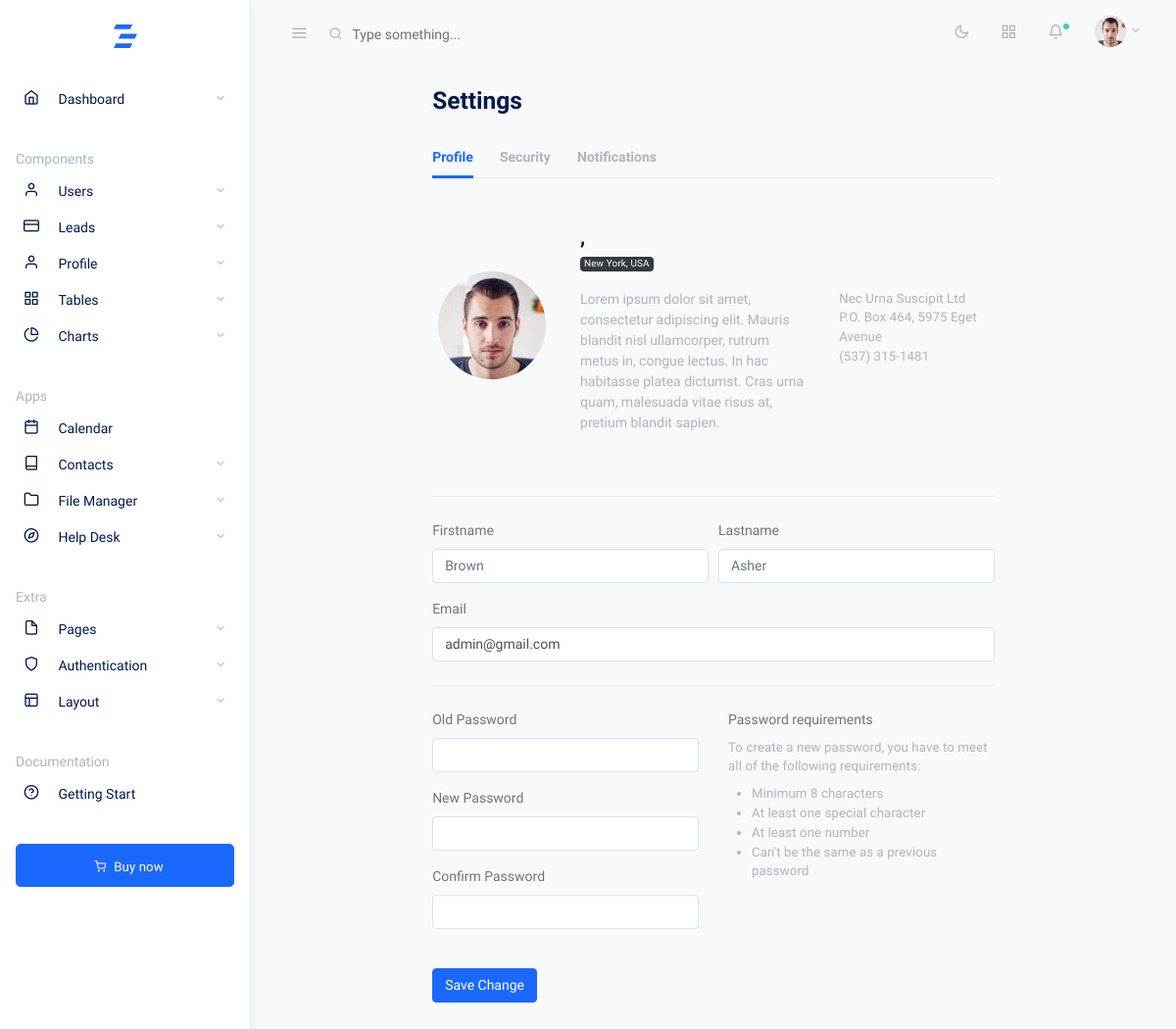
The app's page /base/profile_settings/ (signed in), older data.
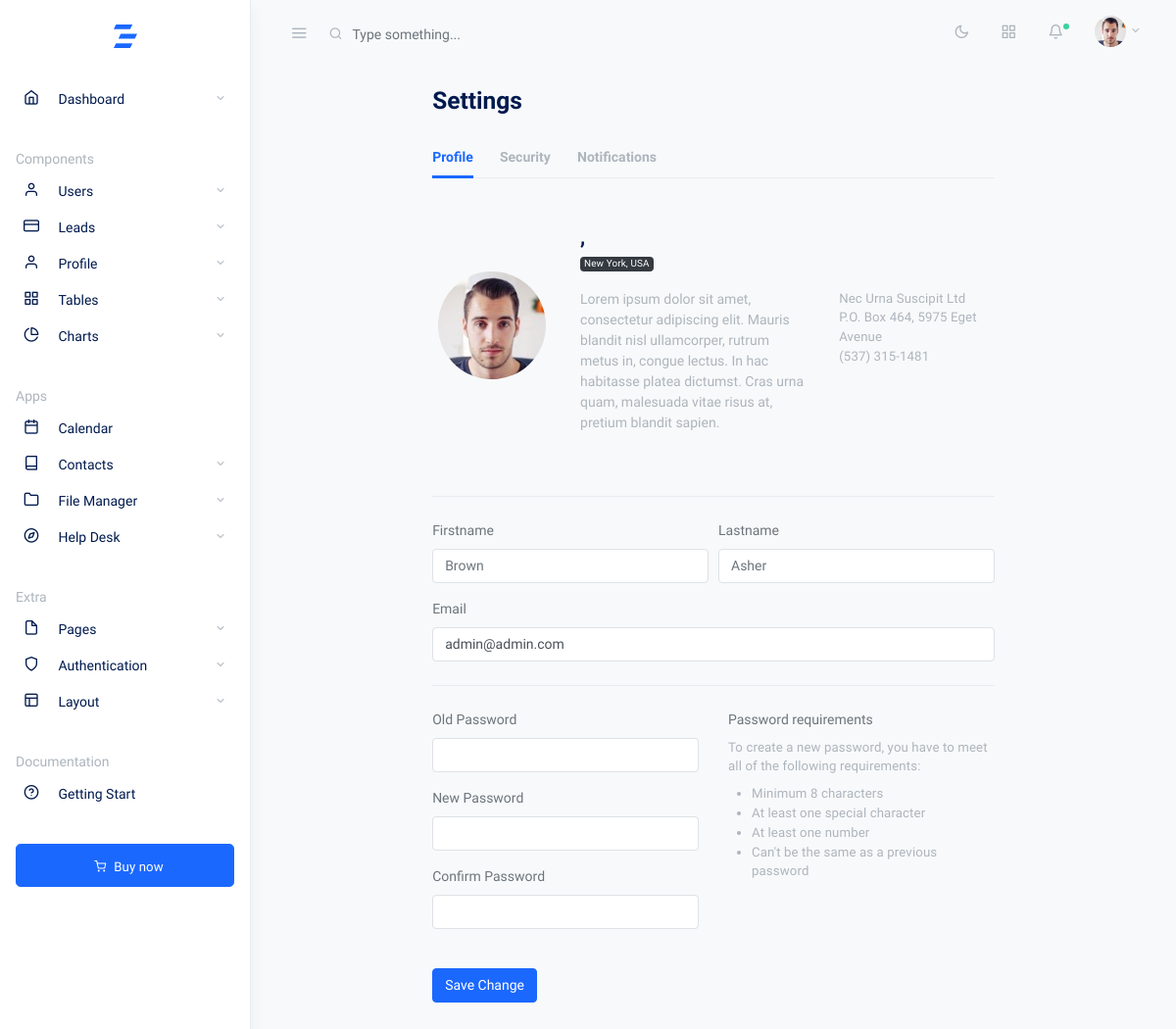
The same page, newer data.
### accounts/models.py (models this page shows)
class CustomUserTypes(AbstractUser):
    is_sales = models.BooleanField(default = False)
    is_advisor = models.BooleanField(default=False)
    is_admin = models.BooleanField(default=False)

### base/views.py (the view, shortened to what this page needs)
# urls.py: path('profile_settings/',profile_settings,name ="profile_settings"),
def profile_settings(request):
    user = request.user
    return render(request, 'base/profile_setting.html', {'user': user})

### templates/base/profile_setting.html (shortened to what this page needs)
{% load static %}
<!doctype html>
<html lang="en">
  <head>
    <link rel="stylesheet" href="css/simplebar.css">
    <link rel="stylesheet" href="{%static 'css/feather.css'%}">
    <link rel="stylesheet" href="{%static 'css/daterangepicker.css'%}">
    <link rel="stylesheet" href="{%static 'css/app-light.css'%}" id="lightTheme">
    <link rel="stylesheet" href="{%static 'css/app-dark.css'%}" id="darkTheme" disabled>
  </head>
  <body class="vertical  light  ">
    <div class="wrapper">
      <nav class="topnav navbar navbar-light">
        <button type="button" class="navbar-toggler text-muted mt-2 p-0 mr-3 collapseSidebar">
          <i class="fe fe-menu navbar-toggler-icon"></i>
        </button>
        <form class="form-inline mr-auto searchform text-muted">
          <input class="form-control mr-sm-2 bg-transparent border-0 pl-4 text-muted" type="search" placeholder="Type something..." aria-label="Search">
        </form>
        <ul class="nav">
          <li class="nav-item">
            <a class="nav-link text-muted my-2" href="#" id="modeSwitcher" data-mode="light">
              <i class="fe fe-sun fe-16"></i>
            </a>
          </li>
          <li class="nav-item">
            <a class="nav-link text-muted my-2" href="./#" data-toggle="modal" data-target=".modal-shortcut">
              <span class="fe fe-grid fe-16"></span>
            </a>
          </li>
          <li class="nav-item nav-notif">
            <a class="nav-link text-muted my-2" href="./#" data-toggle="modal" data-target=".modal-notif">
              <span class="fe fe-bell fe-16"></span>
              <span class="dot dot-md bg-success"></span>
            </a>
          </li>
          <li class="nav-item dropdown">
            <a class="nav-link dropdown-toggle text-muted pr-0" href="#" id="navbarDropdownMenuLink" role="button" data-toggle="dropdown" aria-haspopup="true" aria-expanded="false">
              <span class="avatar avatar-sm mt-2">
               <img src="{% static 'assets/avatars/face-1.jpg' %}" alt="..." class="avatar-img rounded-circle">
              </span>
            </a>
          </li>
        </ul>
      </nav>
      <aside class="sidebar-left border-right bg-white shadow" id="leftSidebar" data-simplebar>
        <nav class="vertnav navbar navbar-light">
          <div class="w-100 mb-4 d-flex">
            <a class="navbar-brand mx-auto mt-2 flex-fill text-center" href="./index.html">
            </a>
          </div>
          <ul class="navbar-nav flex-fill w-100 mb-2">
            <li class="nav-item dropdown">
              <a href="#dashboard" data-toggle="collapse" aria-expanded="false" class="dropdown-toggle nav-link">
                <i class="fe fe-home fe-16"></i>
                <span class="ml-3 item-text">Dashboard</span><span class="sr-only">(current)</span>
              </a>
            </li>
          </ul>
          <p class="text-muted nav-heading mt-4 mb-1">
            <span>Components</span>
          </p>
          <ul class="navbar-nav flex-fill w-100 mb-2">
            <li class="nav-item dropdown">
               <a href="#ui-elements" data-toggle="collapse" aria-expanded="false"
                                class="dropdown-toggle nav-link">
                                <i class="fe fe-user fe-16"></i>
                                <span class="ml-3 item-text">Users</span>
                            </a>
            </li>
            <li class="nav-item dropdown">
              <a href="#forms" data-toggle="collapse" aria-expanded="false" class="dropdown-toggle nav-link">
                <i class="fe fe-credit-card fe-16"></i>
                <span class="ml-3 item-text">Leads</span>
              </a>
            </li>
            <li class="nav-item dropdown">
                        <a href="#profile" data-toggle="collapse" aria-expanded="false"
                            class="dropdown-toggle nav-link">
                            <i class="fe fe-user fe-16"></i>
                            <span class="ml-3 item-text">Profile</span>
                        </a>
                    </li>
            <li class="nav-item dropdown">
              <a href="#tables" data-toggle="collapse" aria-expanded="false" class="dropdown-toggle nav-link">
                <i class="fe fe-grid fe-16"></i>
                <span class="ml-3 item-text">Tables</span>
              </a>
            </li>
            <li class="nav-item dropdown">
              <a href="#charts" data-toggle="collapse" aria-expanded="false" class="dropdown-toggle nav-link">
                <i class="fe fe-pie-chart fe-16"></i>
                <span class="ml-3 item-text">Charts</span>
              </a>
            </li>
          </ul>
          <p class="text-muted nav-heading mt-4 mb-1">
            <span>Apps</span>
          </p>
          <ul class="navbar-nav flex-fill w-100 mb-2">
            <li class="nav-item w-100">
              <a class="nav-link" href="calendar.html">
                <i class="fe fe-calendar fe-16"></i>
                <span class="ml-3 item-text">Calendar</span>
              </a>
            </li>
            <li class="nav-item dropdown">
              <a href="#contact" data-toggle="collapse" aria-expanded="false" class="dropdown-toggle nav-link">
                <i class="fe fe-book fe-16"></i>
                <span class="ml-3 item-text">Contacts</span>
              </a>
            </li>
            <li class="nav-item dropdown">
              <a href="#fileman" data-toggle="collapse" aria-expanded="false" class="dropdown-toggle nav-link">
                <i class="fe fe-folder fe-16"></i>
                <span class="ml-3 item-text">File Manager</span>
              </a>
            </li>
            <li class="nav-item dropdown">
              <a href="#support" data-toggle="collapse" aria-expanded="false" class="dropdown-toggle nav-link">
                <i class="fe fe-compass fe-16"></i>
                <span class="ml-3 item-text">Help Desk</span>
              </a>
            </li>
          </ul>
          <p class="text-muted nav-heading mt-4 mb-1">
            <span>Extra</span>
          </p>
          <ul class="navbar-nav flex-fill w-100 mb-2">
            <li class="nav-item dropdown">
              <a href="#pages" data-toggle="collapse" aria-expanded="false" class="dropdown-toggle nav-link">
                <i class="fe fe-file fe-16"></i>
                <span class="ml-3 item-text">Pages</span>
              </a>
            </li>
            <li class="nav-item dropdown">
              <a href="#auth" data-toggle="collapse" aria-expanded="false" class="dropdown-toggle nav-link">
                <i class="fe fe-shield fe-16"></i>
                <span class="ml-3 item-text">Authentication</span>
              </a>
            </li>
            <li class="nav-item dropdown">
              <a href="#layouts" data-toggle="collapse" aria-expanded="false" class="dropdown-toggle nav-link">
                <i class="fe fe-layout fe-16"></i>
                <span class="ml-3 item-text">Layout</span>
              </a>
            </li>
          </ul>
          <p class="text-muted nav-heading mt-4 mb-1">
            <span>Documentation</span>
          </p>
          <ul class="navbar-nav flex-fill w-100 mb-2">
            <li class="nav-item w-100">
              <a class="nav-link" href="../docs/index.html">
                <i class="fe fe-help-circle fe-16"></i>
                <span class="ml-3 item-text">Getting Start</span>
              </a>
            </li>
          </ul>
          <div class="btn-box w-100 mt-4 mb-1">
            <a href="https://themeforest.net/item/tinydash-bootstrap-html-admin-dashboard-template/27511269" target="_blank" class="btn mb-2 btn-primary btn-lg btn-block">
              <i class="fe fe-shopping-cart fe-12 mx-2"></i><span class="small">Buy now</span>
            </a>
          </div>
        </nav>
      </aside>
      <main role="main" class="main-content">
        <div class="container-fluid">
          <div class="row justify-content-center">
            <div class="col-12 col-lg-10 col-xl-8">
              <h2 class="h3 mb-4 page-title">Settings</h2>
              <div class="my-4">
                <ul class="nav nav-tabs mb-4" id="myTab" role="tablist">
                  <li class="nav-item">
                    <a class="nav-link active" id="home-tab" data-toggle="tab" href="#home" role="tab" aria-controls="home" aria-selected="true">Profile</a>
                  </li>
                  <li class="nav-item">
                    <a class="nav-link" id="profile-tab" data-toggle="tab" href="#profile" role="tab" aria-controls="profile" aria-selected="false">Security</a>
                  </li>
                  <li class="nav-item">
                    <a class="nav-link" id="contact-tab" data-toggle="tab" href="#contact" role="tab" aria-controls="contact" aria-selected="false">Notifications</a>
                  </li>
                </ul>
                <form method="post">
  <div class="row mt-5 align-items-center">
    <div class="col-md-3 text-center mb-5">
      <div class="avatar avatar-xl">
        <img src="{% static 'assets/avatars/face-1.jpg' %}" alt="..." class="avatar-img rounded-circle">
      </div>
    </div>
    <div class="col">
      <div class="row align-items-center">
        <div class="col-md-7">
          <h4 class="mb-1">{{ user.first_name }}, {{ user.last_name }}</h4>
          <p class="small mb-3"><span class="badge badge-dark">New York, USA</span></p>
        </div>
      </div>
      <div class="row mb-4">
        <div class="col-md-7">
          <p class="text-muted">Lorem ipsum dolor sit amet, consectetur adipiscing elit. Mauris blandit nisl ullamcorper, rutrum metus in, congue lectus. In hac habitasse platea dictumst. Cras urna quam, malesuada vitae risus at, pretium blandit sapien.</p>
        </div>
        <div class="col">
          <p class="small mb-0 text-muted">Nec Urna Suscipit Ltd</p>
          <p class="small mb-0 text-muted">P.O. Box 464, 5975 Eget Avenue</p>
          <p class="small mb-0 text-muted">(537) 315-1481</p>
        </div>
      </div>
    </div>
  </div>
  <hr class="my-4">
  <div class="form-row">
    <div class="form-group col-md-6">
      <label for="firstname">Firstname</label>
      <input type="text" id="firstname" name="firstname" class="form-control" placeholder="Brown" value="{{ user.first_name }}">
    </div>
    <div class="form-group col-md-6">
      <label for="lastname">Lastname</label>
      <input type="text" id="lastname" name="lastname" class="form-control" placeholder="Asher" value="{{ user.last_name }}">
    </div>
  </div>
  <div class="form-group">
    <label for="inputEmail4">Email</label>
    <input type="email" name="inputEmail4" class="form-control" placeholder="brown@asher.me" value="{{ user.email }}">
  </div>
  <hr class="my-4">
  <div class="row mb-4">
    <div class="col-md-6">
      <div class="form-group">
        <label for="inputPassword4">Old Password</label>
        <input type="password" name="inputPassword4" class="form-control">
      </div>
      <div class="form-group">
        <label for="inputPassword5">New Password</label>
        <input type="password" name="inputPassword5" class="form-control">
      </div>
      <div class="form-group">
        <label for="inputPassword6">Confirm Password</label>
        <input type="password" name="inputPassword6" class="form-control">
      </div>
    </div>
    <div class="col-md-6">
      <p class="mb-2">Password requirements</p>
      <p class="small text-muted mb-2">To create a new password, you have to meet all of the following requirements:</p>
      <ul class="small text-muted pl-4 mb-0">
        <li>Minimum 8 characters</li>
        <li>At least one special character</li>
        <li>At least one number</li>
        <li>Can't be the same as a previous password</li>
      </ul>
    </div>
  </div>
  <button type="submit" class="btn btn-primary">Save Change</button>
</form>
              </div>
            </div>
          </div>
        </div>
      </main>
    </div>
  </body>
</html>

### static/css/simplebar.css (style rules this page uses)
[data-simplebar] { position: relative; flex-direction: column; flex-wrap: wrap; justify-content: flex-start; align-content: flex-start; align-items: flex-start; }

### static/css/feather.css (style rules this page uses)
.fe { font-family: "feather" !important; speak: none; font-style: normal; font-weight: normal; font-variant: normal; text-transform: none; line-height: 1; -webkit-font-smoothing: antialiased; -moz-osx-font-smoothing: grayscale; }
.fe-16 { font-size: 16px; }
.fe-12 { font-size: 12px; }
.fe-bell:before { content: ""; }
.fe-book:before { content: ""; }
.fe-calendar:before { content: ""; }
.fe-compass:before { content: ""; }
.fe-credit-card:before { content: ""; }
.fe-file:before { content: ""; }
.fe-folder:before { content: ""; }
.fe-grid:before { content: ""; }
.fe-help-circle:before { content: ""; }
.fe-home:before { content: ""; }
.fe-layout:before { content: ""; }
.fe-menu:before { content: ""; }
.fe-pie-chart:before { content: ""; }
.fe-shield:before { content: ""; }
.fe-shopping-cart:before { content: ""; }
.fe-sun:before { content: ""; }
.fe-user:before { content: ""; }

Row changes from the older to the newer data that the page shows:
changed CustomUserTypes: inputEmail4 "admin@gmail.com" → "admin@admin.com"
